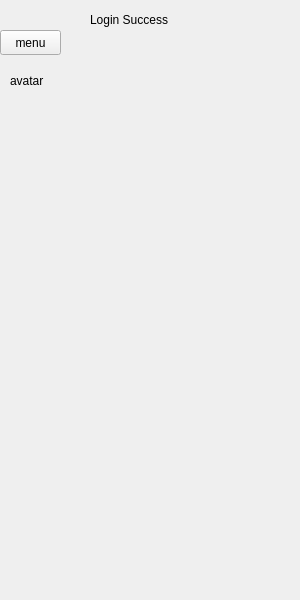
<?xml version="1.0" encoding="UTF-8"?>
<ui version="4.0">
 <class>login</class>
 <widget class="QWidget" name="login">
  <property name="geometry">
   <rect>
    <x>0</x>
    <y>0</y>
    <width>300</width>
    <height>600</height>
   </rect>
  </property>
  <property name="windowTitle">
   <string>Form</string>
  </property>
  <widget class="QLabel" name="label">
   <property name="geometry">
    <rect>
     <x>90</x>
     <y>10</y>
     <width>101</width>
     <height>20</height>
    </rect>
   </property>
   <property name="text">
    <string>Login Success</string>
   </property>
  </widget>
  <widget class="QPushButton" name="pushButton">
   <property name="geometry">
    <rect>
     <x>0</x>
     <y>30</y>
     <width>61</width>
     <height>25</height>
    </rect>
   </property>
   <property name="text">
    <string>menu</string>
   </property>
  </widget>
  <widget class="QLabel" name="avatar">
   <property name="geometry">
    <rect>
     <x>10</x>
     <y>60</y>
     <width>41</width>
     <height>41</height>
    </rect>
   </property>
   <property name="text">
    <string>avatar</string>
   </property>
  </widget>
 </widget>
 <resources/>
 <connections/>
</ui>
